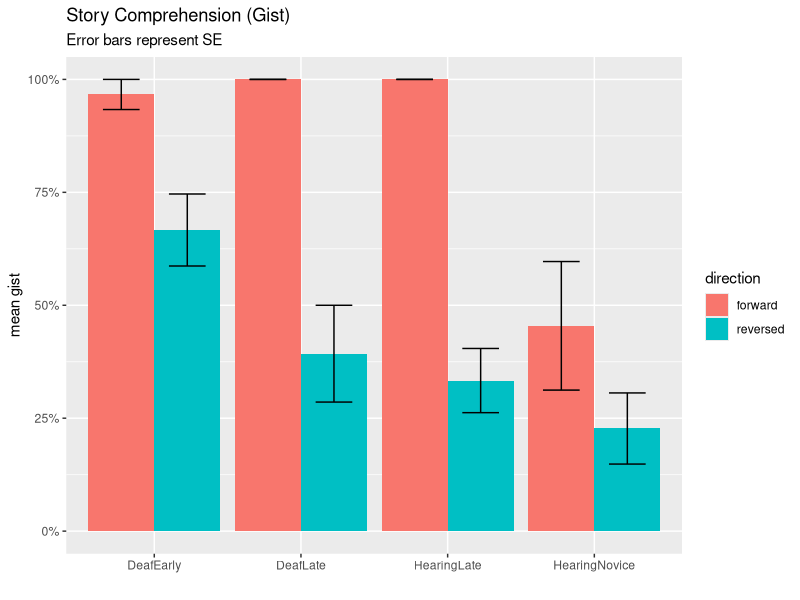
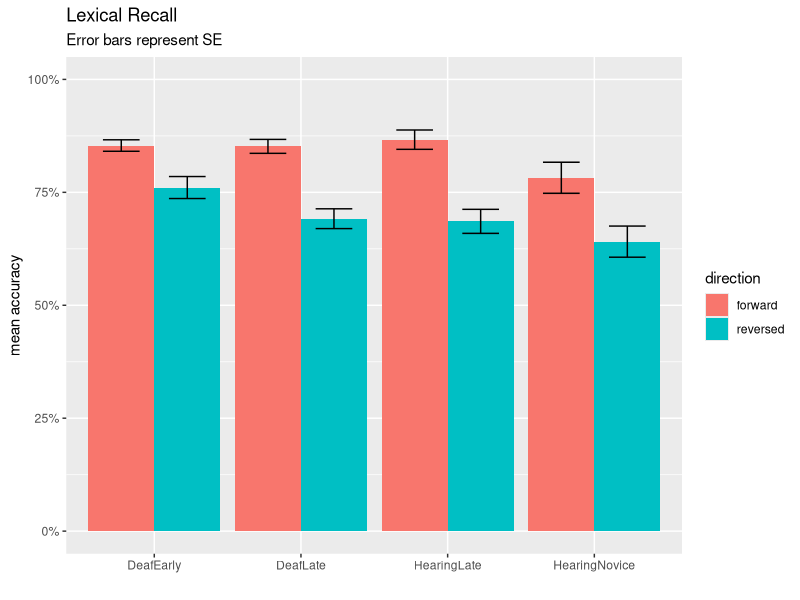

The R source for these figures, in order: (Note: this script raises an error after producing the figures.)
## ---- chunk 1
# Libraries
library(tidyverse)
library(stringr)
library(lme4)
library(lmerTest)
library(scales)

# Load lex and eye data
cleanlexdata <- read_csv("cleandata.csv") %>%
  select(-(forehead:total))

cleaneyedata <- read_csv("cleanpercentdata.csv") %>%
  spread(aoi,percent) %>%
  add_column(eye_exclude = FALSE)

# What rows were removed from the eye data back in 03eyegaze? Let's add back in
# With a new column - eye_exclude
removed <- anti_join(cleanlexdata, cleaneyedata) %>%
  add_column(eye_exclude = TRUE)
eyelexdata <- bind_rows(cleaneyedata, removed)

# Load gist data
gist <- read_csv('gist_indiv.csv', col_types = cols(
  participant = col_character(),
  gist.fw1 = col_integer(),
  gist.rv2 = col_integer(),
  gist.fw3 = col_integer(),
  gist.rv4 = col_integer()
)) %>%
  gather(video, gist, gist.fw1:gist.rv4) %>%
  mutate(video = str_sub(video,6,8))

# Presto, our full reunified dataset - 'fulldata'
fulldata <- left_join(eyelexdata, gist)
## ---- chunk 2
# Change Josh's AoASL to 6
fulldata <- fulldata %>%
  mutate(aoasl = as.double(aoasl)) %>%
  mutate(aoasl = case_when(
    participant == "Josh" ~ 6,
    TRUE ~ aoasl
  ))

# Reclassify Groups
fulldata <- fulldata %>%
  mutate(maingroup = case_when(
    hearing == "Deaf" & aoasl < 4 ~ "DeafEarly",
    hearing == "Deaf" & aoasl >= 4 ~ "DeafLate",
    maingroup == "HearingLateASL" ~ "HearingLate",
    maingroup == "HearingNoviceASL" ~ "HearingNovice"
  ))

# Create Participant Demographics Table
participant_info <- fulldata %>%
  select(-(acc:gist)) %>%
  select(-(video:direction)) %>%
  distinct() %>% 
  group_by(maingroup) %>%
  summarise(n = n(),
            age_mean = mean(age),
            age_sd = sd(age),
            aoasl_mean = mean(aoasl),
            aoasl_sd = sd(aoasl),
            signyrs_mean = mean(signyrs),
            signyrs_sd = sd(signyrs),
            selfrate_mean = mean(selfrate),
            selfrate_sd = sd(selfrate)) %>%
  ungroup() %>%
  mutate_if(is.double, funs(round(., 2))) %>%
  mutate(age = paste(age_mean, "±", age_sd, sep = " "),
         aoasl = paste(aoasl_mean, "±", aoasl_sd, sep = " "),
         signyrs = paste(signyrs_mean, "±", signyrs_sd, sep = " "),
         selfrate = paste(selfrate_mean, "±", selfrate_sd, sep = " ")) %>%
  select(-(age_mean:selfrate_sd)) %>%
  print()
## ---- chunk 3
lexgist_info <- fulldata %>%
  group_by(maingroup, direction) %>%
  summarise(lex_mean = mean(acc, na.rm = TRUE),
            lex_sd = sd(acc, na.rm = TRUE),
            gist_mean = mean(gist),
            gist_sd = sd(gist)) %>%
  ungroup() %>%
  mutate_if(is.double, funs(round(., 2))) %>% 
  mutate(lex = paste(lex_mean, "±", lex_sd, sep = " "),
         gist = paste(gist_mean, "±", gist_sd, sep = " ")) %>%
  select(-(lex_mean:gist_sd)) %>%
  gather(metric, value, lex:gist) %>%
  unite("metric", c(metric, direction), sep = "_") %>%
  spread(metric, value) %>%
  print()
## ---- chunk 4
# Gist bar chart
gist_bar <- fulldata %>% select(participant, maingroup, direction, gist) %>%
  group_by(maingroup, participant, direction) %>%
  summarise(gist = mean(gist)) %>%
  group_by(maingroup, direction) %>%
  summarise(mean = mean(gist),
            sd = sd(gist),
            count = n(),
            se = sd/sqrt(count))

ggplot(gist_bar, aes(x = maingroup, y = mean, fill = direction)) +
  geom_bar(stat = "identity", position = position_dodge()) + 
  geom_errorbar(aes(ymin = mean-se, ymax = mean+se), position = position_dodge(0.9), width = 0.5) +
  labs(title = "Story Comprehension (Gist)", subtitle = "Error bars represent SE", x = "", y = "mean gist") +
  scale_y_continuous(labels = percent)

# Gist bar chart
lex_bar <- fulldata %>% select(participant, maingroup, direction, acc) %>%
  group_by(maingroup, participant, direction) %>%
  summarise(acc = mean(acc, na.rm = TRUE)) %>%
  group_by(maingroup, direction) %>%
  summarise(mean = mean(acc, na.rm = TRUE),
            sd = sd(acc, na.rm = TRUE),
            count = n(),
            se = sd/sqrt(count))

ggplot(lex_bar, aes(x = maingroup, y = mean, fill = direction)) +
  geom_bar(stat = "identity", position = position_dodge()) + 
  geom_errorbar(aes(ymin = mean-se, ymax = mean+se), position = position_dodge(0.9), width = 0.5) +
  labs(title = "Lexical Recall", subtitle = "Error bars represent SE", x = "", y = "mean accuracy") +
  scale_y_continuous(labels = percent, limits = c(0,1))
## ---- chunk 5
# Gist ANOVA. We have to make participant-level means first. 
gist_aov <- fulldata %>%
  group_by(maingroup, participant, direction) %>%
  summarise(gist = mean(gist, na.rm = TRUE)) %>%
#  filter(direction != "reversed") %>%
  lm(gist ~ maingroup * direction, data = .)
summary(aov(gist_aov))
TukeyHSD(aov(gist_aov))
## ---- chunk 6
# Lex ANOVA. We have to make participant-level means first. 
lex_aov <- fulldata %>%
  group_by(maingroup, participant, direction) %>%
  summarise(acc = mean(acc, na.rm = TRUE)) %>%
#  filter(direction != "reversed") %>%
  lm(acc ~ maingroup * direction, data = .)
summary(aov(lex_aov))
TukeyHSD(aov(lex_aov))
## ---- chunk 7
# Let's make participant-level data, and have forward/reversed in separate columns
lexgist_data <- fulldata %>%
  group_by(maingroup, participant, direction) %>%
  mutate(gist = mean(gist, na.rm = TRUE),
         lex = mean(acc, na.rm = TRUE)) %>%
  ungroup() %>%
  select(maingroup, participant, hearing, direction, aoasl, gist, lex) %>%
  distinct() %>%
  gather(metric, value, gist:lex) %>%
  unite(metricvalue, c(metric, direction), sep = "_") %>%
  spread(metricvalue, value) %>%
  select(-participant, -maingroup)

lexgist_deaf <- lexgist_data %>% filter(hearing == "Deaf") %>% select(-hearing)
lexgist_hearing <- lexgist_data %>% filter(hearing == "Hearing") %>% select(-hearing)
lexgist_all <- lexgist_data %>% select(-hearing)

# Load awesome function to make correlation tables with stars for significance
# From: https://myowelt.blogspot.co.uk/2008/04/beautiful-correlation-tables-in-r.html
corstarsl <- function(x){ 
require(Hmisc) 
x <- as.matrix(x) 
R <- Hmisc::rcorr(x)$r 
p <- Hmisc::rcorr(x)$P 
## define notions for significance levels; spacing is important.
mystars <- ifelse(p < .001, "***", ifelse(p < .01, "** ", ifelse(p < .05, "* ", " ")))
## trunctuate the matrix that holds the correlations to two decimal
R <- format(round(cbind(rep(-1.11, ncol(x)), R), 2))[,-1] 
## build a new matrix that includes the correlations with their apropriate stars 
Rnew <- matrix(paste(R, mystars, sep=""), ncol=ncol(x)) 
diag(Rnew) <- paste(diag(R), " ", sep="") 
rownames(Rnew) <- colnames(x) 
colnames(Rnew) <- paste(colnames(x), "", sep="") 
## remove upper triangle
Rnew <- as.matrix(Rnew)
Rnew[upper.tri(Rnew, diag = TRUE)] <- ""
Rnew <- as.data.frame(Rnew) 
## remove last column and return the matrix (which is now a data frame)
Rnew <- cbind(Rnew[1:length(Rnew)-1])
return(Rnew) 
}

# Correlations for Deaf
print("DEAF Correlations - Pearson's r")
#corstarsl(lexgist_deaf)
Hmisc::rcorr(as.matrix(lexgist_deaf))$r
print("DEAF Correlations - P-values")
Hmisc::rcorr(as.matrix(lexgist_deaf))$P
cat(paste("","\n",""))

# Correlations for Hearing
print("HEARING Correlations - Pearson's r")
#corstarsl(lexgist_hearing)
Hmisc::rcorr(as.matrix(lexgist_hearing))$r
print("HEARING Correlations - P-values")
Hmisc::rcorr(as.matrix(lexgist_hearing))$P
cat(paste("","\n",""))

# Correlations for All
print("ALL Correlations - Pearson's r")
#corstarsl(lexgist_all)
Hmisc::rcorr(as.matrix(lexgist_all))$r
print("ALL Correlations - P-values")
Hmisc::rcorr(as.matrix(lexgist_all))$P

## ---- chunk 8
corstarsl(lexgist_deaf)
corstarsl(lexgist_hearing)
corstarsl(lexgist_all)
## ---- chunk 9
# rename chin to neck
fulldata <- fulldata %>%
  rename(neck = chin)

fulldata %>%
  filter(eye_exclude == FALSE) %>%
  select(direction, moutheye:upperchest) %>%
  select(-moutheye, -facechest, -face, -chest) %>%
  gather(aoi, percent, belly:upperchest) %>%
  ggplot(aes(x = aoi, y = percent, fill = direction)) + geom_boxplot()
## ---- chunk 10
# Define the 5 AOIs
aoi5 <- c('forehead','eyes','mouth','neck','upperchest')

# Organize the data by those AOIs (but again we need participant-level first)
aoi5_data <- fulldata %>%
  filter(eye_exclude == FALSE) %>%
  select(id, maingroup, direction, belly:upperchest) %>%
  gather(aoi, percent, belly:upperchest) %>%
  group_by(id, direction, aoi) %>%
  mutate(percent = mean(percent, na.rm = TRUE)) %>%
  ungroup () %>%
  distinct() %>%
  filter(aoi %in% aoi5) %>%
  spread(aoi, percent)

print("Forehead ANOVA")
forehead_aov <- lm(forehead ~ maingroup * direction, data = aoi5_data)
summary(aov(forehead_aov))
cat(paste("","\n",""))

print("Eyes ANOVA")
eyes_aov <- lm(eyes ~ maingroup * direction, data = aoi5_data)
summary(aov(eyes_aov))
cat(paste("","\n",""))

print("Mouth ANOVA")
mouth_aov <- lm(mouth ~ maingroup * direction, data = aoi5_data)
summary(aov(mouth_aov))
cat(paste("","\n",""))

print("Neck ANOVA")
neck_aov <- lm(neck ~ maingroup * direction, data = aoi5_data)
summary(aov(neck_aov))
cat(paste("","\n",""))

print("UpperChest ANOVA")
upperchest_aov <- lm(upperchest ~ maingroup * direction, data = aoi5_data)
summary(aov(upperchest_aov))
cat(paste("","\n",""))
